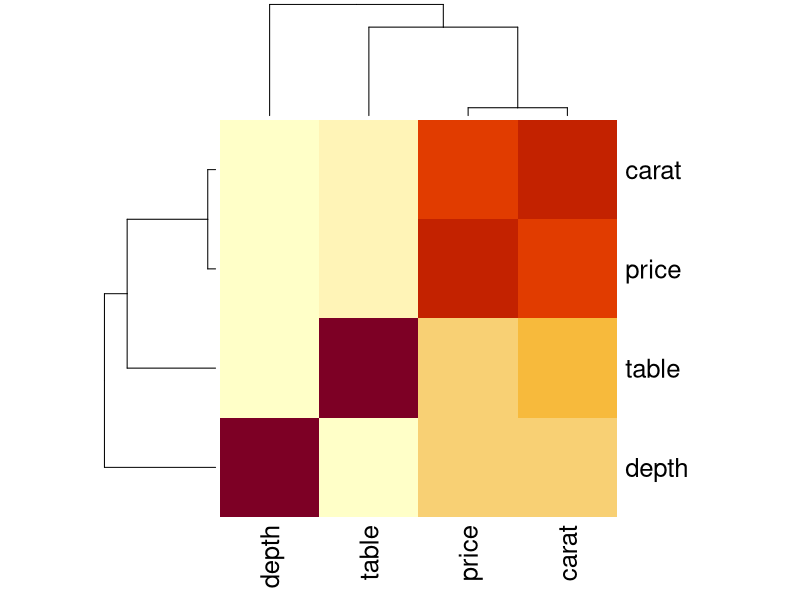
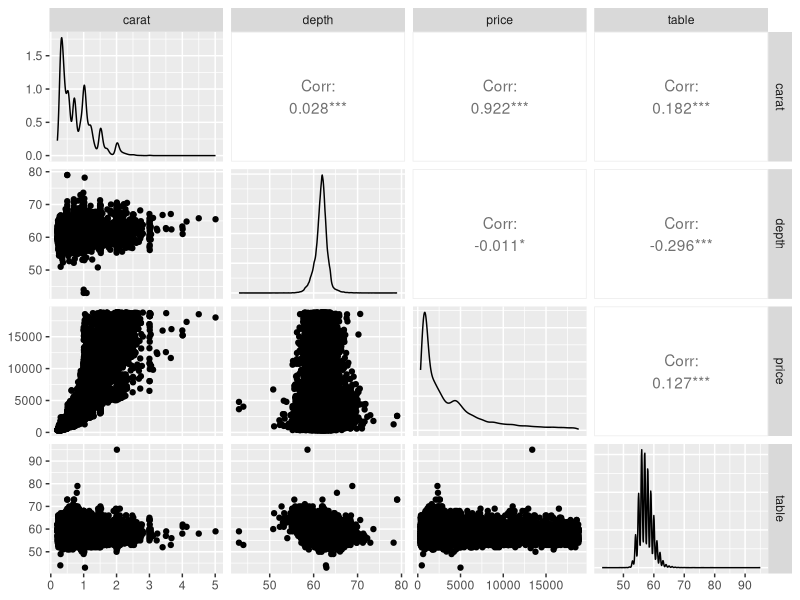
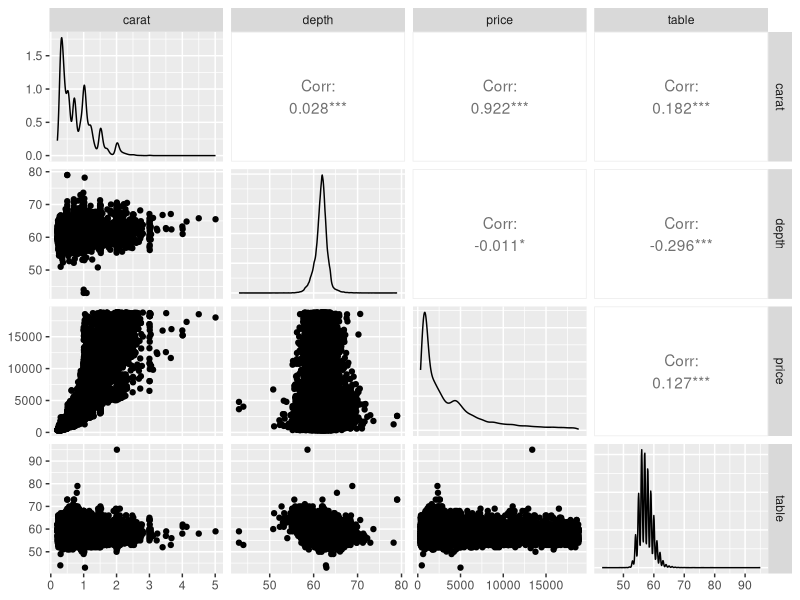

Write R code to recreate these figures, in order.
library(ggplot2)
data(diamonds)
# Correlation matrix plots

keep_vars = c('carat', 'depth', 'price', 'table')
df = diamonds[, keep_vars]

# compute the correlation matrix
M_cor = cor(df)
#          carat       depth      price      table
# carat 1.00000000  0.02822431  0.9215913  0.1816175
# depth 0.02822431  1.00000000 -0.0106474 -0.2957785
# price 0.92159130 -0.01064740  1.0000000  0.1271339
# table 0.18161755 -0.29577852  0.1271339  1.0000000

# plots
heatmap(M_cor)

# png('heatmap_correlation_matrix.png')
# heatmap(M_cor)
# dev.off()

library(GGally)
ggpairs(df)

png('scatterplot_matrix.png')
print(ggpairs(df))
dev.off()
